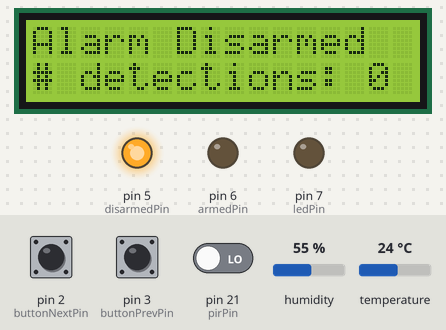
Recording of a sketch running on a simulated Arduino Mega 2560, built with avr-gcc and run on an emulated ATmega2560. Parts: 16×2 character LCD, output pins drawn as LEDs (lit = HIGH). The inputs (shaded band) are chosen by the test bench; at power-on: pin 2 (buttonNextPin) HIGH, pin 3 (buttonPrevPin) HIGH, humidity 55 %, temperature 24 °C, pin 21 (pirPin) LOW. What the sketch prints to the serial monitor is not drawn.

Above: at 1.2 s.
1.3 s: pin 2 (buttonNextPin) pulled LOW for 0.15 s
At 2.4 s:
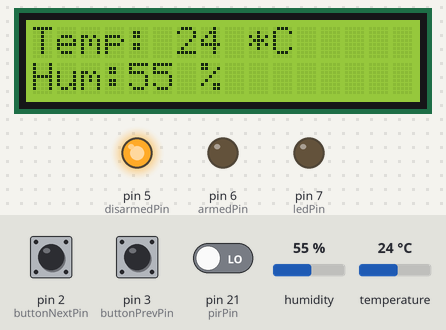
2.9 s: pin 3 (buttonPrevPin) pulled LOW for 0.15 s
At 4.1 s:
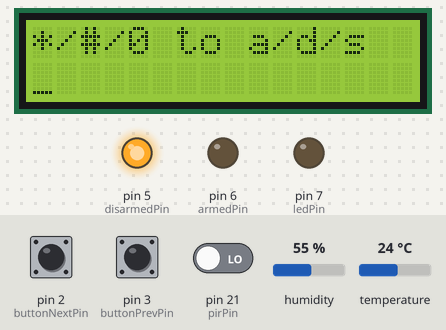
4.9 s: pin 2 (buttonNextPin) pulled LOW for 1 s
At 5.6 s:
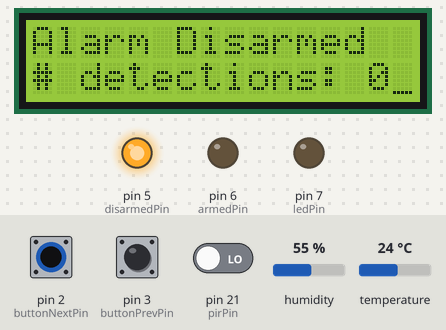
7.4 s: pin 3 (buttonPrevPin) pulled LOW for 1 s
At 7.8 s:
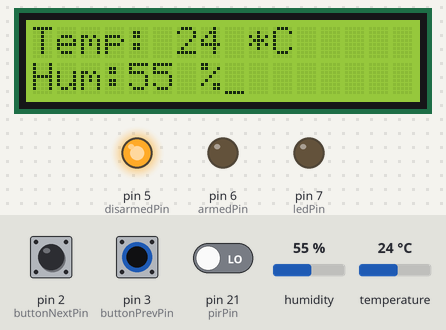
9.9 s: humidity set to 22 %
At 11.2 s:
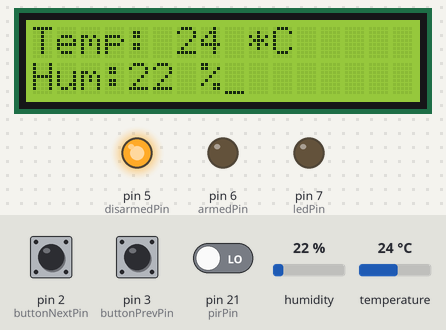
12.1 s: temperature set to 12 °C
At 13.8 s:
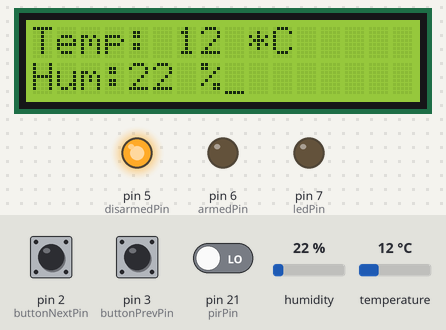
Timing chart, 0 to 15.2 s (numbered marks = the images above; inputs shaded):
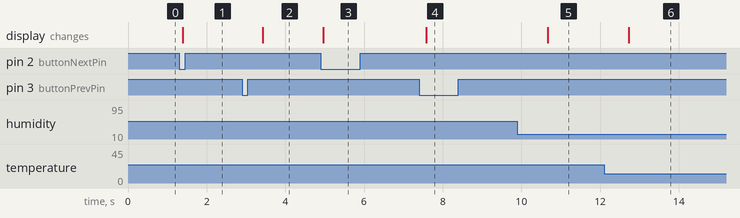

The sketch:

arduino-alarm.ino
```cpp
/*
  Alarm....
  keypad in pins: 53-41 (7 pins in total)
  -----
  Digital inputs
    Next 2
    Prev 3
  Pir pin: 21
  lcd: 36, 34, 32, 30, 28, 26
  armed led: 6
  disarmed led: 5
*/
#include <Keypad.h>
#include <SimpleDHT.h>
#include <LiquidCrystal.h>

//Keypad Section
const byte ROWS = 4; //four rows
const byte COLS = 3; //four columns
char hexaKeys[ROWS][COLS] = {
  {'1', '2', '3'},
  {'4', '5', '6'},
  {'7', '8', '9'},
  {'*', '0', '#'}
};
byte rowPins[ROWS] = {53, 51, 49, 47}; //connect to the row pinouts of the keypad
byte colPins[COLS] = {45, 43, 41}; //connect to the column pinouts of the keypad
Keypad customKeypad = Keypad( makeKeymap(hexaKeys), rowPins, colPins, ROWS, COLS);

char getKey() {
  return customKeypad.getKey();
}
//End keypad section

//dht11 section
int pinDHT11 = 4;
SimpleDHT11 dht11;

//end of dht11 section

//section of the lcd
LiquidCrystal lcd(36, 34, 32, 30, 28, 26);
//end of lcd

//Section for PIR sensor
int pirPin = 21; // To be checked via ISR
int ledPin = 7;
int pirValue;
boolean armed = false;
int armedPin = 6;
int disarmedPin = 5;
int detections = 0;

void detected() {
  if (armed) {
    pirValue = 1;
    Serial.println("Alarm Detection!!!");
    digitalWrite(ledPin, HIGH);
    detections++;
  } else {
    Serial.println("Detection but disarmed!!!");
  }
  attachInterrupt(digitalPinToInterrupt(pirPin), undetected, FALLING);
}

void undetected() {
  pirValue = 0;
  Serial.println("Alarm going off!!!");
  digitalWrite(ledPin, LOW);
  attachInterrupt(digitalPinToInterrupt(pirPin), detected, HIGH);
}
//end of pir sensor section

//Functions of the states
void funAlarm() {
  //Serial.println("In alarm mode....");
  //delay(400);
  lcd.clear();
  lcd.home();
  lcd.print("Alarm ");
  lcd.print(armed ? "Armed" : "Disarmed");
  lcd.setCursor(0, 1);
  lcd.print("# detections: ");
  lcd.print(detections);
  delay(250);
}

void funTemp() {
  Serial.println("=================================");
  Serial.println("Sample DHT11...");

  // read with raw sample data.
  byte temperature = 0;
  byte humidity = 0;
  byte data[40] = {0};
  if (dht11.read(pinDHT11, &temperature, &humidity, data)) {
    Serial.print("Read DHT11 failed");
    return;
  }

  Serial.print("Sample OK: ");
  Serial.print((int)temperature); Serial.print(" *C, ");
  Serial.print((int)humidity); Serial.println(" %");

  lcd.clear();
  lcd.home();
  lcd.print("Temp: ");
  lcd.print((int)temperature);
  lcd.print(" *C");
  lcd.setCursor(0, 1);
  lcd.print("Hum:");
  lcd.print((int)humidity);
  lcd.print(" %");
  // DHT11 sampling rate is 1HZ.
  delay(1000);
}

void funLock() {

  lcd.clear();
  lcd.home();
  lcd.print("*/#/0 to a/d/s");
  lcd.setCursor(0, 1);
  lcd.cursor();

  char key = getKey();
  if (key && key == '*') {
    armed = true;
    lcd.print("Armed");
    armLeds();
    delay(2000);
  } else if (key && key == '#') {
    armed = false;
    lcd.print("Disarmed");
    armLeds();
    delay(2000);
  } else if (key && key == '0'){
    armed = false;
    armLeds();
    undetected();
    lcd.print("Stopping alarm");
    delay(2000);
  }
  delay(250);
}

void armLeds() {
  if (armed) {
    digitalWrite(armedPin, HIGH);
    digitalWrite(disarmedPin, LOW);
  } else {
    digitalWrite(armedPin, LOW);
    digitalWrite(disarmedPin, HIGH);
  }
}
//End of functions of the states


//Digital Input and states section
int buttonNextPin = 2;
int buttonPrevPin = 3;

typedef void (* behaviour) ();

typedef struct {
  const char* code;
  const char* desc;
  behaviour fun;
} AAState;
int stateIndex = 0;
const AAState alarmState = {"ALARM", "Alarm", funAlarm};
const AAState tempState = {"TEMP", "Temperature", funTemp};
const AAState lockState = {"LOCK", "Locking the alarm", funLock};
const AAState states[] = {alarmState, tempState, lockState};
int statesLen = 3;
unsigned long auxMillis = 0;

int nextStateIndex() {
  int newIndex = stateIndex;
  if (digitalRead(buttonNextPin) == LOW) {
    newIndex++;
  } else if (digitalRead(buttonPrevPin) == LOW) {
    newIndex--;
  }
  if (newIndex == statesLen) {
    newIndex = 0;
  }
  if (newIndex < 0) {
    newIndex = statesLen - 1;
  }
  return newIndex;
}

void printCurrentState() {
  Serial.print("Current state is ");
  Serial.println(states[stateIndex].code);
}

/*
  boolean rangeIsOk() {
  unsigned long current = millis();
  return (current - auxMillis) > 500;
  }
  void transition() {
  int newIndex = nextStateIndex();
  if (rangeIsOk() && newIndex != stateIndex) {
    printCurrentState();
    Serial.println("Transition");
    stateIndex = newIndex;
    printCurrentState();
    auxMillis = millis();
  }
  }*/

void nextTransition() {

  Serial.println(">>>>>>>Next transition");
  stateIndex++;
  if (stateIndex == statesLen) {
    stateIndex = 0;
  }
  printCurrentState();

}

void prevTransition() {

  Serial.println(">>>>>>>>>>>Previous transition");
  stateIndex++;
  if (stateIndex < 0) {
    stateIndex = statesLen - 1;
  }
  printCurrentState();

}


//End digital input section

void setup() {
  pinMode(buttonNextPin, INPUT_PULLUP);
  pinMode(buttonPrevPin, INPUT_PULLUP);
  pinMode(ledPin, OUTPUT);
  pinMode(pirPin, INPUT);
  pinMode(armedPin, OUTPUT);
  pinMode(disarmedPin, OUTPUT);
  armLeds();
  digitalWrite(ledPin, LOW);
  Serial.begin(9600);
  while (!Serial);
  lcd.begin(16, 2);
  lcd.print("hola, antonio!");
  printCurrentState();
  attachInterrupt(digitalPinToInterrupt(buttonNextPin), nextTransition, FALLING);
  attachInterrupt(digitalPinToInterrupt(buttonPrevPin), prevTransition, FALLING);
  attachInterrupt(digitalPinToInterrupt(pirPin), detected, HIGH);
}

void loop() {

  states[stateIndex].fun();

}
```

Measured:
- after the input at 1.3 s, the display: changes after 0.09 s (image 1)
- after the input at 2.9 s, the display: changes after 0.53 s (image 2)
- after the input at 4.9 s, the display: changes after 0.07 s (image 3)
- after the input at 7.4 s, the display: changes after 0.18 s (image 4)
- after the input at 9.9 s, the display: changes after 0.77 s (image 5)
- after the input at 12.1 s, the display: changes after 0.63 s (image 6)
